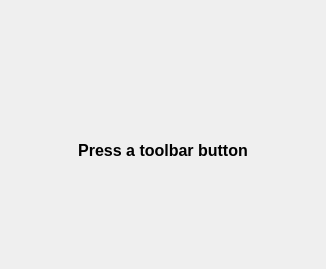
<?xml version="1.0" encoding="UTF-8"?>
<ui version="4.0">
 <class>ToolbarDemo</class>
 <widget class="QMainWindow" name="ToolbarDemo">
  <property name="geometry">
   <rect>
    <x>0</x>
    <y>0</y>
    <width>326</width>
    <height>269</height>
   </rect>
  </property>
  <property name="sizePolicy">
   <sizepolicy hsizetype="Fixed" vsizetype="Fixed">
    <horstretch>0</horstretch>
    <verstretch>0</verstretch>
   </sizepolicy>
  </property>
  <property name="windowTitle">
   <string>Taskbar thumnail toolbar demo</string>
  </property>
  <widget class="QWidget" name="centralwidget">
   <layout class="QVBoxLayout" name="verticalLayout">
    <item>
     <spacer name="verticalSpacer">
      <property name="orientation">
       <enum>Qt::Vertical</enum>
      </property>
      <property name="sizeType">
       <enum>QSizePolicy::Fixed</enum>
      </property>
      <property name="sizeHint" stdset="0">
       <size>
        <width>20</width>
        <height>5</height>
       </size>
      </property>
     </spacer>
    </item>
    <item>
     <layout class="QHBoxLayout" name="horizontalLayout_2">
      <item>
       <spacer name="horizontalSpacer_3">
        <property name="orientation">
         <enum>Qt::Horizontal</enum>
        </property>
        <property name="sizeHint" stdset="0">
         <size>
          <width>40</width>
          <height>20</height>
         </size>
        </property>
       </spacer>
      </item>
      <item>
       <widget class="QLabel" name="label">
        <property name="sizePolicy">
         <sizepolicy hsizetype="Fixed" vsizetype="Fixed">
          <horstretch>0</horstretch>
          <verstretch>0</verstretch>
         </sizepolicy>
        </property>
        <property name="text">
         <string/>
        </property>
        <property name="pixmap">
         <pixmap resource="icons.qrc">:/cover.png</pixmap>
        </property>
       </widget>
      </item>
      <item>
       <spacer name="horizontalSpacer_4">
        <property name="orientation">
         <enum>Qt::Horizontal</enum>
        </property>
        <property name="sizeHint" stdset="0">
         <size>
          <width>40</width>
          <height>20</height>
         </size>
        </property>
       </spacer>
      </item>
     </layout>
    </item>
    <item>
     <layout class="QHBoxLayout" name="horizontalLayout">
      <item>
       <spacer name="horizontalSpacer">
        <property name="orientation">
         <enum>Qt::Horizontal</enum>
        </property>
        <property name="sizeHint" stdset="0">
         <size>
          <width>40</width>
          <height>20</height>
         </size>
        </property>
       </spacer>
      </item>
      <item>
       <widget class="QLabel" name="labelPlayStats">
        <property name="font">
         <font>
          <pointsize>12</pointsize>
          <weight>75</weight>
          <bold>true</bold>
          <stylestrategy>PreferAntialias</stylestrategy>
         </font>
        </property>
        <property name="text">
         <string>Press a toolbar button</string>
        </property>
        <property name="alignment">
         <set>Qt::AlignCenter</set>
        </property>
       </widget>
      </item>
      <item>
       <spacer name="horizontalSpacer_2">
        <property name="orientation">
         <enum>Qt::Horizontal</enum>
        </property>
        <property name="sizeHint" stdset="0">
         <size>
          <width>40</width>
          <height>20</height>
         </size>
        </property>
       </spacer>
      </item>
     </layout>
    </item>
   </layout>
   <zorder>verticalSpacer</zorder>
  </widget>
 </widget>
 <resources>
  <include location="icons.qrc"/>
 </resources>
 <connections/>
</ui>
